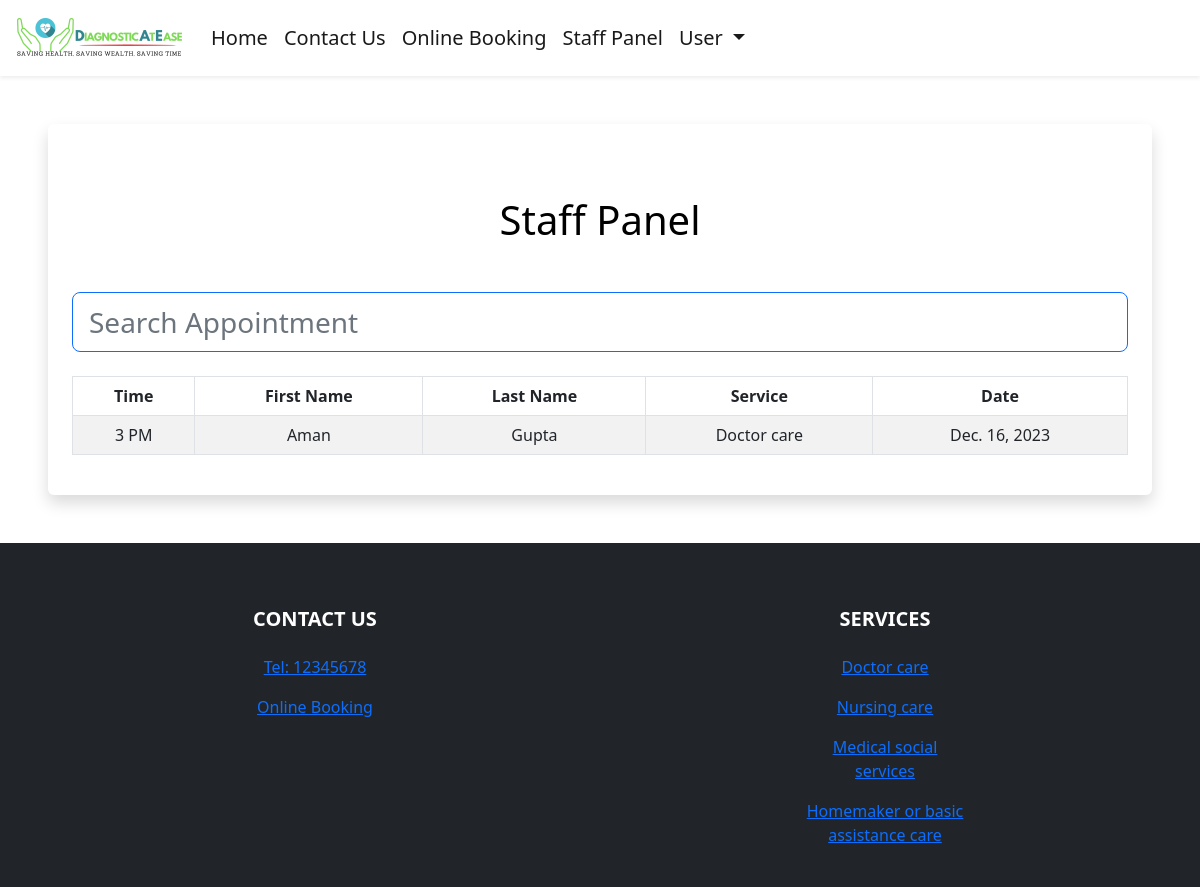
The app's page /staff-panel (signed in) with its own data.
### booking/models.py (models this page shows, shortened)
class Appointment(models.Model):
    user = models.ForeignKey(User, on_delete=models.CASCADE, null=True, blank=True)
    service = models.CharField(max_length=50, choices=SERVICE_CHOICES, default="Doctor care")
    day = models.DateField(default=datetime.now)
    time = models.CharField(max_length=10, choices=TIME_CHOICES, default="3 PM")
    time_ordered = models.DateTimeField(default=datetime.now, blank=True)

### booking/views.py (the view)
# urls.py: path('staff-panel', views.staffPanel, name='staffPanel'),
def staffPanel(request):
    today = datetime.today()
    minDate = today.strftime('%Y-%m-%d')
    deltatime = today + timedelta(days=21)
    strdeltatime = deltatime.strftime('%Y-%m-%d')
    maxDate = strdeltatime
    items = Appointment.objects.filter(day__range=[minDate, maxDate]).order_by('day', 'time')
    return render(request, 'staffPanel.html', {
        'items':items,
    })

### booking/templates/staffPanel.html (shortened to what this page needs)
{% extends 'layout.html' %}
{% load static %}
{% block body %}
{% if user.is_authenticated %}
<div class="shadow p-4 mb-5 bg-body bg-body rounded text-black  m-5 ">
    <h1 class="text-center mt-5 mb-5">Staff Panel</h1>
    <input class="form-control form-control-lg fs-3 border border-primary" id="myInput" type="text" placeholder="Search Appointment">
    <br>
    <div class="table-responsive">
      <table class="table table-bordered table-striped table-hover mx-auto">
          <thead>
            <tr>
              <th class="text-center" scope="col">Time</th>
              <th class="text-center" scope="col">First Name</th>
              <th class="text-center" scope="col">Last Name</th>
              <th class="text-center" scope="col">Service</th>
              <th class="text-center" scope="col">Date</th>
            </tr>
          </thead>
          <tbody id="myTable">
              {% for item in items %}
            <tr>
              <td class="text-center">{{item.time}}</td>
              <td class="text-center">{{item.user.first_name}}</td>
              <td class="text-center">{{item.user.last_name}}</td>
              <td class="text-center">{{item.service}}</td>
              <td class="text-center">{{item.day}}</td>
            </tr>
              {% endfor %}
          </tbody>
        </table>
      </div>
</div>
{% else %}
<div class="shadow p-4 mb-5 bg-body bg-body rounded text-black  m-5">
  <h1 class="p-2  me-3">First Sign in!</h1>
  <a href="{% url 'login' %}" class="btn btn-primary text-white">Sign in</a>
</div>
{% endif %}
{% endblock %}

### records on screen
Appointment: time "3 PM", user.first_name "Aman", user.last_name "Gupta", service "Doctor care", day "Dec. 16, 2023"
